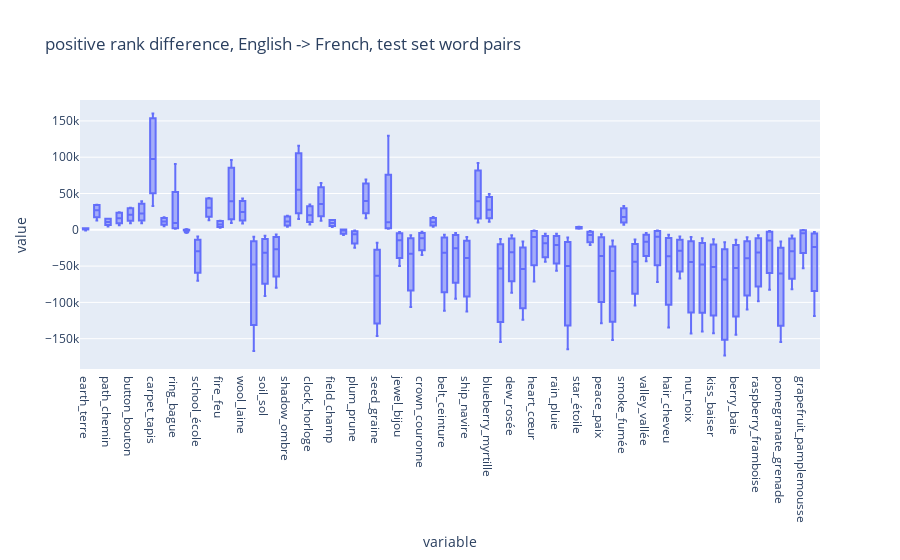

Notebook code cell kept with this figure:
### Code cell
px.box(dff[(~dff['train'])].sort_values(by='num_toks_answer')[[1.0, 1.5, 2.0, 5.0, 8.0, 10.0]].T, title='positive rank difference, English -> French, test set word pairs') # 1.0, 1.5, 2.0, 5.0, 8.0, 10 betas

### Figure 1 — Plotly figure (JSON) as saved in the notebook; plotly's stock layout.template omitted (floating-point values rounded to 4 significant figures; data arrays with more than 128 entries replaced by an {"elided": "..."} marker saying what was removed)
{"data": [{"alignmentgroup": "True", "hovertemplate": "variable=%{x}<br>value=%{y}<extra></extra>", "legendgroup": "", "marker": {"color": "#636efa"}, "name": "", "notched": false, "offsetgroup": "", "orientation": "v", "showlegend": false, "type": "box", "x": {"elided": "396 str values"}, "x0": " ", "xaxis": "x", "y": {"elided": "396 int values"}, "y0": " ", "yaxis": "y"}], "layout": {"boxmode": "group", "legend": {"tracegroupgap": 0}, "title": {"text": "positive rank difference, English -> French, test set word pairs"}, "xaxis": {"anchor": "y", "domain": [0, 1], "title": {"text": "variable"}}, "yaxis": {"anchor": "x", "domain": [0, 1], "title": {"text": "value"}}}}
